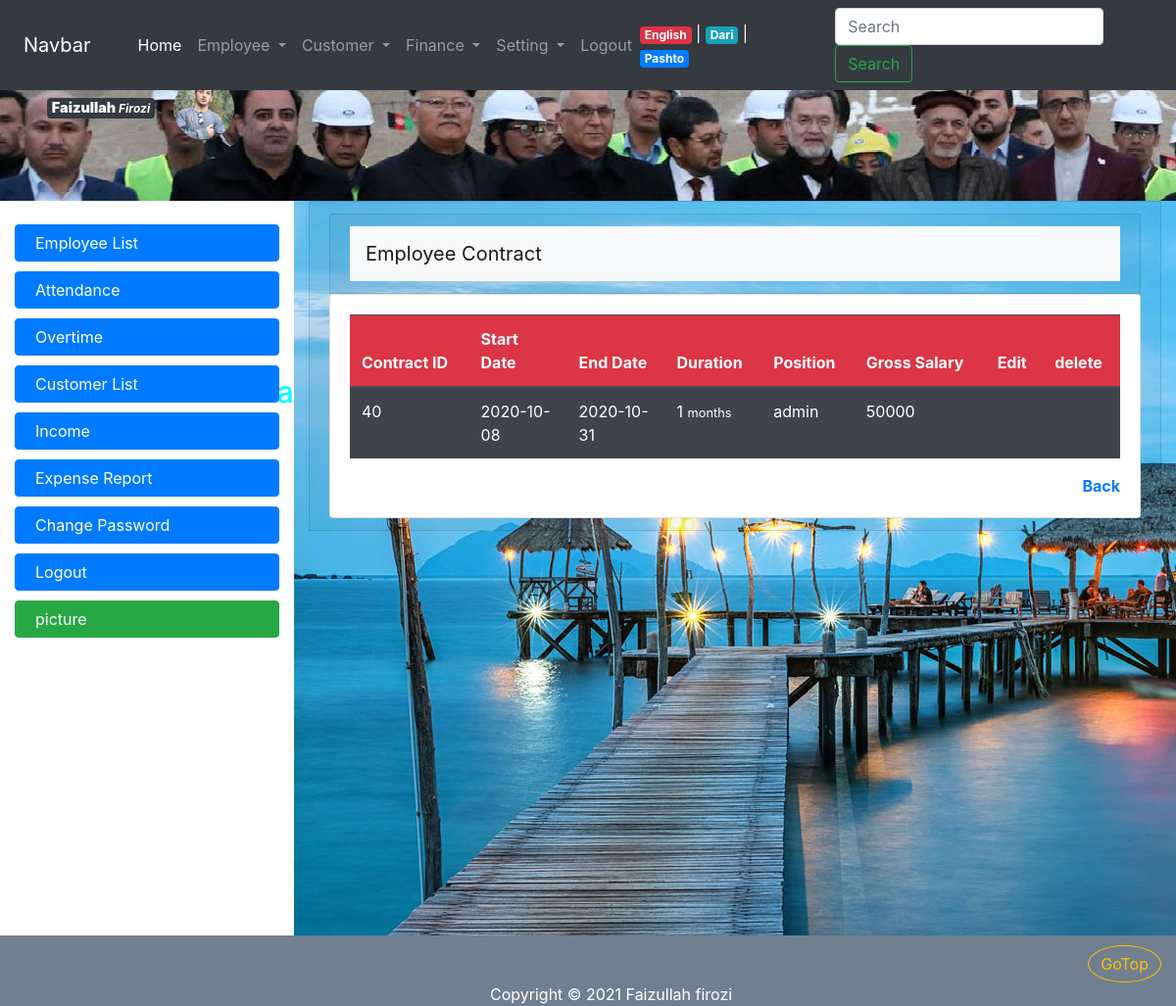
The page /employee_contract.php?employee_id=101 (signed in) on the database its author committed.
### tables this page shows
CREATE TABLE IF NOT EXISTS `employee` (
  `employee_id` int(11) NOT NULL AUTO_INCREMENT,
  `firstname` varchar(32) NOT NULL,
  `lastname` varchar(32) NOT NULL,
  `fathername` varchar(32) NOT NULL,
  `gender` tinyint(1) NOT NULL,
  `birth_year` int(11) NOT NULL,
  `nic` varchar(64) NOT NULL,
  `marital_status` tinyint(1) NOT NULL,
  `province_id` int(11) DEFAULT NULL,
  `district` varchar(64) NOT NULL,
  `address` varchar(255) DEFAULT NULL,
  `email` varchar(255) DEFAULT NULL,
  `degree_id` int(11) NOT NULL,
  `photo` varchar(128) DEFAULT NULL,
  `hire_date` date NOT NULL,
  `resign_date` date DEFAULT NULL,
  PRIMARY KEY (`employee_id`),
  UNIQUE KEY `nic` (`nic`),
  UNIQUE KEY `email` (`email`),
  KEY `employee_province_fk` (`province_id`),
  KEY `employee_degree_fk` (`degree_id`)
);

CREATE TABLE IF NOT EXISTS `contract` (
  `contract_id` int(11) NOT NULL AUTO_INCREMENT,
  `employee_id` int(11) NOT NULL,
  `start_date` date NOT NULL,
  `end_date` date NOT NULL,
  `position` varchar(32) NOT NULL,
  `gross_salary` int(11) NOT NULL,
  PRIMARY KEY (`contract_id`),
  KEY `employee_contract_fk` (`employee_id`)
);

### local/en.php (called while the page is built, shortened)
<?php
$banner_title = " Welcom To Breshna Compani Website ";
$menu_home = "Home";
$menu_employee = "Employee";
$menu_employee_list = "Employee List";
$menu_attendance = "Attendance";
$menu_overtime = "Overtime";
$menu_customer = "Customer";
$menu_finance = "Finance";
$menu_setting = "Setting";
$menu_change_password = "Change Password";
$menu_expense_report = "Expense Report";
$menu_customer_list = "Customer List";
$menu_income = "Income";
$menu_logout = "Logout";
$menu_lang_pashto = "Pashto";
$menu_lang_english = "English";
$menu_lang_dari = "Dari";
?>

### connection.php (called while the page is built, shortened)
<?php  ob_start();
			$server = "localhost";
			$username = "root";
			$password = "";
			$database = "breshna";
	$con = mysqli_connect($server, $username, $password);
	mysqli_select_db($con,$database);
	function getValue($value){
		global $con;
		return mysqli_real_escape_string($con, $value);
	}
?>

### employee_contract.php (the view, shortened to what this page needs)
<?php  require_once("top.php"); ?>
<?php require_once("connection.php"); restrict(1,1,9,9); ?>
    <?php
    $contract = mysqli_query($con, "SELECT * , ROUND(DATEDIFF(end_date, start_date) / 30, 0) AS duration FROM contract WHERE employee_id=" . getValue($_GET["employee_id"]) . " ORDER BY employee_id DESC ");
    $row_contract = mysqli_fetch_assoc($contract);
    ?>
<div class="card card-header">
    <div class="card card-header">
        <nav class="navbar navbar-light bg-light">
            <a class="navbar-brand" href="#">
                Employee Contract
            </a>
        </nav>
        </div>
        <div class="card card-body ">
        <table class="table table-dark table-striped table-hover">
            <thead class="bg-danger">
            <tr>
                <th>Contract ID</th>
                <th width="100">Start Date</th>
                <th width="100">End Date</th>
                <th>Duration</th>
                <th>Position</th>
                <th>Gross Salary</th>
                <th>Edit</th>
                <th>delete</th>
            </tr>
            </thead>
            <tbody>
                <?php if($row_contract > 0) { ?>
                <?php do { ?>
                    <tr>
                            <td><?php echo $row_contract["contract_id"]; ?></td>
                            <td><?php echo $row_contract["start_date"]; ?></td>
                            <td><?php echo $row_contract["end_date"]; ?></td>
                            <td><?php echo $row_contract["duration"]; ?> <small> months </small></td>
                            <td><?php echo $row_contract["position"]; ?></td>
                            <td><?php echo $row_contract["gross_salary"]; ?></td>
                            <td>
                            </td>
                            <td>
                            </td>
                        </tr>
                        <?php } while ($row_contract = mysqli_fetch_assoc($contract)); ?>
                        <?php } else { ?>
                            <h1 class="text-center text-warning">تاسو د دی سره قرارداد نه لرئ </h1>
                        <?php } ?>
            </tbody>
        </table>
<div class="" >
    <a href="employee_list.php" class="alert-link float-right">
     Back </a>
</div>
        </div>
</div>
<?php require_once("footer.php"); ?>

### top.php (shortened to what this page needs)
<?php
        if(isset($_SESSION["lang"])){
                 require_once($_SESSION["lang"]);
              }
              else {
                  require_once("local/en.php");
              }
?>
<!DOCTYPE html>
<html>
<head>
    <link rel="stylesheet" type="text/css" href="css/bootstrap.min.css">
    <link rel="stylesheet" type="text/css" href="css/bootstrap-grid.min.css">
    <link rel="stylesheet" type="text/css" href="css/bootstrap-reboot.min.css">
    <link  rel="stylesheet" type="text/css" href="cal/calendar-blue2.css"/>
    <link rel="stylesheet" type="text/css" href="css/style.css">
    <link rel="stylesheet" type="text/css" href="sliderengine/amazingslider-1.css">
</head>
<body>
    <div class="container col-lg-12 col-md-12 col-sm-12 col-xs-12">
        <div id="banner" class="row">
            <?php if(isset($_SESSION["login"])) { ?>
                <?php
                $server = "localhost";
                $username = "root";
                $password = "";
                $database = "breshna";
                $con = mysqli_connect($server, $username, $password);
                mysqli_select_db($con,$database);
                $photo = mysqli_query($con, "SELECT photo, firstname, lastname FROM employee WHERE employee_id=". $_SESSION["login"]);
                $row_photo = mysqli_fetch_assoc($photo);
                ?>
                <div class="mx-5 m-4"  >
    <span class="badge badge-dark" >
    <big ><b ><?php echo $row_photo["firstname"]; ?></b></big>
    <i ><?php echo $row_photo["lastname"]; ?></i>
</span>
                    <img class="rounded-circle col-lg-1 co-md-3 col-sm-2 col-xs-3 " src="<?php echo $row_photo["photo"]; ?>"  alt="د برښنا شرکت ویب سایټ ته ښه راغلاست">
                </div>
            <?php } ?>
            <h3 id="bannerh1" class="col-lg-8  col-md-7 col-sm-7 col-xs-12" ><marquee <?php if (isset($_SESSION["lang"]) && $_SESSION["lang"] != "local/en.php"){ echo 'direction="right"';  }; ?> > <?php echo $banner_title; ?> </marquee></h3>
    </div>
       <div id="menu" class="row fixed-top">
       <?php  if(isset($_SESSION["login"])) {  ?>
           <nav class="navbar navbar-expand-lg navbar-dark fixed-top bg-dark col-lg-12 ">
               <a  class="navbar-brand mx-4" href="#">Navbar</a>
               <div class="collapse navbar-collapse mx-3" id="navbarSupportedContent">
                   <ul class="navbar-nav mr-auto">
                       <li class="nav-item active">
                           <a class="nav-link" href="home.php"><?php echo $menu_home; ?><span class="sr-only">(current)</span></a>
                       </li>
                       <li class="nav-item dropdown">
                           <a class="nav-link dropdown-toggle" href="#" id="navbarDropdown" role="button" data-toggle="dropdown" aria-haspopup="true" aria-expanded="false">
                               <?php echo $menu_employee; ?>
                           </a>
                       </li>
                       <li class="nav-item dropdown">
                           <a class="nav-link dropdown-toggle" href="#" id="navbarDropdown" role="button" data-toggle="dropdown" aria-haspopup="true" aria-expanded="false">
                               <?php echo $menu_customer; ?>
                           </a>
                       </li>
                       <li class="nav-item dropdown">
                           <a class="nav-link dropdown-toggle" href="#" id="navbarDropdown" role="button" data-toggle="dropdown" aria-haspopup="true" aria-expanded="false">
                               <?php echo $menu_finance; ?>
                           </a>
                       </li>
                       <li class="nav-item dropdown">
                           <a class="nav-link dropdown-toggle" href="#" id="navbarDropdown" role="button" data-toggle="dropdown" aria-haspopup="true" aria-expanded="false">
                               <?php echo $menu_setting; ?>
                           </a>
                       </li>
                       <li class="nav-item">
                           <a class="nav-link" href="logout.php" ><?php echo $menu_logout; ?></a>
                       </li>
                   </ul>
                       <span class="nav-item text-light mr-5">
                           <a href="switch.php?lang=en" class="badge badge-danger"> <?php echo $menu_lang_english; ?> </a> |
                           <a href="switch.php?lang=dr" class="badge badge-info"> <?php echo $menu_lang_dari; ?> </a> |
                           <a href="switch.php?lang=ps" class="badge badge-primary"> <?php echo $menu_lang_pashto; ?> </a>
                       </span>
                   <form class="form-inline my-2 my-lg-0">
                       <input class="form-control mr-sm-2" type="search" placeholder="Search" aria-label="Search">
                       <button class="btn btn-outline-success my-1 my-sm-0" type="submit">Search</button>
                   </form>
               </div>
           </nav>
        <?php  } ?>
    </div>
    <div id="body" class="row">
        <?php if (isset($_SESSION["login"])) { ?>
        <div id="nav-bar" class="col-lg-3 col-md-3 col-sm-4 col-xs-12">
            <br>
            <a class="btn btn-primary" href="employee_list.php"><span class="glyphicon glyphicon-th-list"></span> <?php echo $menu_employee_list; ?></a>
            <a class="btn btn-primary" href="employee_attendance.php"><span class="glyphicon glyphicon-calendar"></span> <?php echo $menu_attendance; ?></a>
            <a class="btn btn-primary" href="employee_overtime.php"><span class="glyphicon glyphicon-time"></span><?php echo $menu_overtime; ?> </a>
            <a class="btn btn-primary" href="customer_list.php"><span class="glyphicon glyphicon-user"></span><?php echo $menu_customer_list; ?></a>
            <a class="btn btn-primary" href="#"><span class="glyphicon glyphicon-usd"></span><span class="glyphicon glyphicon-chevron-right"></span> <?php echo $menu_income; ?></a>
            <a class="btn btn-primary" href="#"><span class="glyphicon glyphicon-usd"></span><span class="glyphicon glyphicon-chevron-left"></span> <?php echo $menu_expense_report; ?></a>
            <a id="btn" class="btn btn-primary" href="change_password.php"><span class="glyphicon glyphicon-lock"></span> <?php echo $menu_change_password; ?> </a>
            <a id="btn" class="btn btn-primary" href="logout.php"><span class="glyphicon glyphicon-log-out"></span> <?php echo $menu_logout; ?> </a>
            <a class="btn btn-success" href="pic.php"><span class="glyphicon glyphicon-picture"></span> picture </a>
        </div>
        <?php }  ?>
        <?php if (isset($_SESSION["login"])) { ?>
        <div id="content" class="col-lg-9 col-md-9 col-sm-8 col-xs-12">
<?php } else { ?>
            <div id="content" class="col-lg-12 col-md-12 col-sm-12 col-xs-12">
                <?php  } ?>

### css/style.css (style rules this page uses)
* { margin: 0; padding: 0; }
.container { width: 100%; }
#banner { margin-top: 55px; height: 150px; background-image: url(../images/thems/Untitled.png); }
#bannerh1 { font-size: 30px; margin-top: -60px; color: aqua; }
#nav-bar { min-height: 500px; }
#nav-bar a { display: block; margin-bottom: 10px; text-align: left; padding-left: 20px; }
#content { min-height: 750px; background-image: url(../images/thems/img10.jpg); }

### rows shown on the page
employee: firstname "Faizullah", lastname "Firozi", photo (picture)
contract: contract_id "40", start_date "2020-10-08", end_date "2020-10-31", duration "1", position "admin", gross_salary "50000"

### other values the page prints
$banner_title "Welcom To Breshna Compani Website"
$menu_home "Home"
$menu_employee "Employee"
$menu_customer "Customer"
$menu_finance "Finance"
$menu_setting "Setting"
$menu_logout "Logout"
$menu_lang_english "English"
$menu_lang_dari "Dari"
$menu_lang_pashto "Pashto"
$menu_employee_list "Employee List"
$menu_attendance "Attendance"
$menu_overtime "Overtime"
$menu_customer_list "Customer List"
$menu_income "Income"
